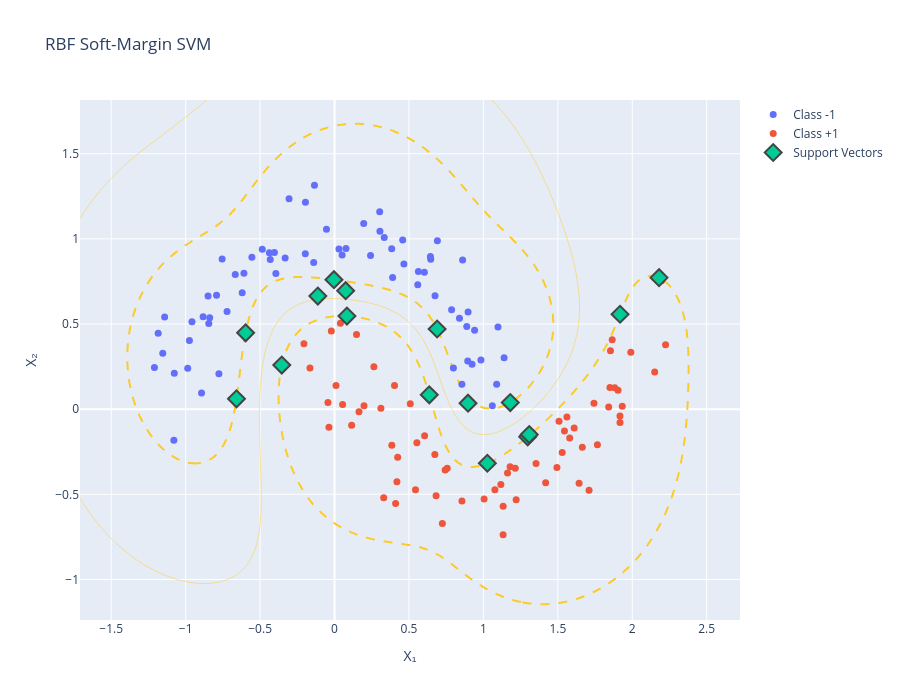

The code cell stored with this chart in its notebook:
### Code cell
fig = go.Figure()


fig.add_trace(
    go.Scatter(
        x=X[y == -1, 0],
        y=X[y == -1, 1],
        mode="markers",
        name="Class -1",
        marker=dict(size=7)
    )
)

fig.add_trace(
    go.Scatter(
        x=X[y == 1, 0],
        y=X[y == 1, 1],
        mode="markers",
        name="Class +1",
        marker=dict(size=7)
    )
)

sv = scratch_svm.support_indices_

fig.add_trace(
    go.Scatter(
        x=X[sv, 0],
        y=X[sv, 1],
        mode="markers",
        name="Support Vectors",
        marker=dict(
            size=13,
            symbol="diamond",
            line=dict(width=2)
        )
    )
)


fig.add_trace(
    go.Contour(
        x=x1,
        y=x2,
        z=decision,
        contours=dict(
            start=0,
            end=0,
            size=1,
            coloring="lines"
        ),
        showscale=False,
        name="Decision Boundary"
    )
)


fig.add_trace(
    go.Contour(
        x=x1,
        y=x2,
        z=decision,
        contours=dict(
            start=1,
            end=1,
            size=1,
            coloring="lines"
        ),
        line=dict(color="red", width=2, dash="dash"),
        showscale=False,
        name="+1 Margin"
    )
)


fig.add_trace(
    go.Contour(
        x=x1,
        y=x2,
        z=decision,
        contours=dict(
            start=-1,
            end=-1,
            size=1,
            coloring="lines"
        ),
        line=dict(color="blue", width=2, dash="dash"),
        showscale=False,
        name="-1 Margin"
    )
)


fig.update_layout(
    title="RBF Soft-Margin SVM",
    xaxis_title="X₁",
    yaxis_title="X₂",
    width=900,
    height=700
)

fig.show()

### Figure 1 — Plotly figure (JSON) as saved in the notebook; plotly's stock layout.template omitted (floating-point values rounded to 4 significant figures; data arrays with more than 128 entries replaced by an {"elided": "..."} marker saying what was removed)
{"data": [{"marker": {"size": 7}, "mode": "markers", "name": "Class -1", "type": "scatter", "x": [-1.079, 0.6036, 0.4578, -0.9576, -0.7767, 0.941, 0.07468, 0.7864, 0.6892, -0.8828, -1.076, -0.6203, 0.3841, 0.3339, -0.3318, 0.3902, 0.6751, 0.8971, -0.9861, 0.8394, -0.0541, -0.6086, 0.1959, 1.181, 0.3033, 0.8882, 0.7986, -1.154, 0.8555, -0.9748, 0.305, 0.02982, -0.4317, -0.722, 0.559, 0.6463, 0.6908, 0.05096, -0.1963, -0.003884, -1.141, -0.3942, 1.06, -0.4854, 0.242, 0.07688, 1.098, -0.1954, -1.185, 0.9236, 0.8603, 1.089, 0.4661, -0.1347, -0.8934, 0.8948, 1.139, -0.8386, -0.7551, -0.7925, -0.1399, -0.8497, -0.8447, -0.4378, -0.5973, -0.5551, 0.5632, -0.6668, -0.3056, 0.8967, -0.404, -0.6586, 0.644, -1.21, 0.9834], "y": [-0.1818, 0.8035, 0.9941, 0.5129, 0.2082, 0.4628, 0.6958, 0.5835, 0.4709, 0.5431, 0.2113, 0.6831, 0.9418, 1.009, 0.888, 0.7727, 0.6668, 0.5705, 0.24, 0.5336, 1.057, 0.7976, 1.09, 0.03893, 1.16, 0.485, 0.2423, 0.328, 0.1466, 0.4039, 1.044, 0.9406, 0.8792, 0.5738, 0.7302, 0.8807, 0.9884, 0.9058, 0.9123, 0.7605, 0.5413, 0.7973, 0.02005, 0.9393, 0.9021, 0.9442, 0.4828, 1.215, 0.4456, 0.2633, 0.8765, 0.1459, 0.8528, 1.316, 0.09545, 0.2831, 0.3027, 0.5374, 0.8822, 0.6684, 0.862, 0.6639, 0.5027, 0.9186, 0.4487, 0.8916, 0.8086, 0.7916, 1.236, 0.03521, 0.9196, 0.06093, 0.8971, 0.2446, 0.2885]}, {"marker": {"size": 7}, "mode": "markers", "name": "Class +1", "type": "scatter", "x": [1.22, 0.08332, 0.03947, 1.904, -0.3544, 0.8559, 0.6822, 1.664, 1.71, 1.508, 1.933, 1.854, 0.757, 2.224, 2.196, 1.99, 0.115, 0.2645, 0.1478, 1.842, 1.743, -0.2055, 1.005, 0.5532, 1.117, 1.418, 1.545, 0.1642, 0.385, 1.214, 0.605, 1.077, 1.918, 0.5439, 0.009931, 1.865, 0.6364, 1.162, -0.04423, -0.1122, 1.132, 0.3304, 1.298, 0.05421, 1.61, 1.529, 0.403, 1.354, 1.494, 1.917, 1.133, 0.419, 1.643, 1.027, 1.85, 1.918, -0.0215, 0.5088, 0.3116, -0.165, 0.743, 1.58, 2.151, 1.561, 1.883, 1.766, 0.4103, 0.4242, 1.179, 0.198, 1.308, 2.18, 0.7244, -0.03758, 0.6738], "y": [-0.5318, 0.5467, 0.5047, 0.1117, 0.259, -0.5398, -0.5078, -0.2239, -0.4765, -0.07043, 0.01691, 0.3425, -0.3471, 0.3791, 0.7539, 0.3343, -0.09443, 0.2486, 0.4383, 0.01286, 0.03418, 0.3842, -0.5278, -0.1973, -0.4421, -0.4318, -0.1285, -0.01466, -0.2121, -0.3468, -0.1558, -0.4727, -0.07859, -0.4731, 0.1392, 0.4073, 0.08457, -0.3748, 0.03895, 0.6644, -0.7382, -0.5205, -0.1621, 0.02697, -0.1104, -0.255, 0.1385, -0.3197, -0.3424, -0.04058, -0.5697, -0.4263, -0.435, -0.3176, 0.1273, 0.5576, 0.4591, 0.03156, 0.005425, 0.2413, -0.357, -0.1693, 0.2177, -0.04666, 0.1265, -0.2086, -0.5545, -0.2829, -0.3381, 0.02046, -0.1489, 0.7724, -0.671, -0.1063, -0.2656]}, {"marker": {"line": {"width": 2}, "size": 13, "symbol": "diamond"}, "mode": "markers", "name": "Support Vectors", "type": "scatter", "x": [0.08332, -0.3544, 0.07468, 0.6892, 1.181, -0.003884, 0.6364, -0.1122, 1.298, 1.027, 1.918, -0.5973, 0.8967, -0.6586, 1.308, 2.18], "y": [0.5467, 0.259, 0.6958, 0.4709, 0.03893, 0.7605, 0.08457, 0.6644, -0.1621, -0.3176, 0.5576, 0.4487, 0.03521, 0.06093, -0.1489, 0.7724]}, {"contours": {"coloring": "lines", "end": 0, "size": 1, "start": 0}, "name": "Decision Boundary", "showscale": false, "type": "contour", "x": {"elided": "200 float values"}, "y": {"elided": "200 float values"}, "z": {"elided": "200x200 float values"}}, {"contours": {"coloring": "lines", "end": 1, "size": 1, "start": 1}, "line": {"color": "red", "dash": "dash", "width": 2}, "name": "+1 Margin", "showscale": false, "type": "contour", "x": {"elided": "200 float values"}, "y": {"elided": "200 float values"}, "z": {"elided": "200x200 float values"}}, {"contours": {"coloring": "lines", "end": -1, "size": 1, "start": -1}, "line": {"color": "blue", "dash": "dash", "width": 2}, "name": "-1 Margin", "showscale": false, "type": "contour", "x": {"elided": "200 float values"}, "y": {"elided": "200 float values"}, "z": {"elided": "200x200 float values"}}], "layout": {"height": 700, "title": {"text": "RBF Soft-Margin SVM"}, "width": 900, "xaxis": {"title": {"text": "X₁"}}, "yaxis": {"title": {"text": "X₂"}}}}
